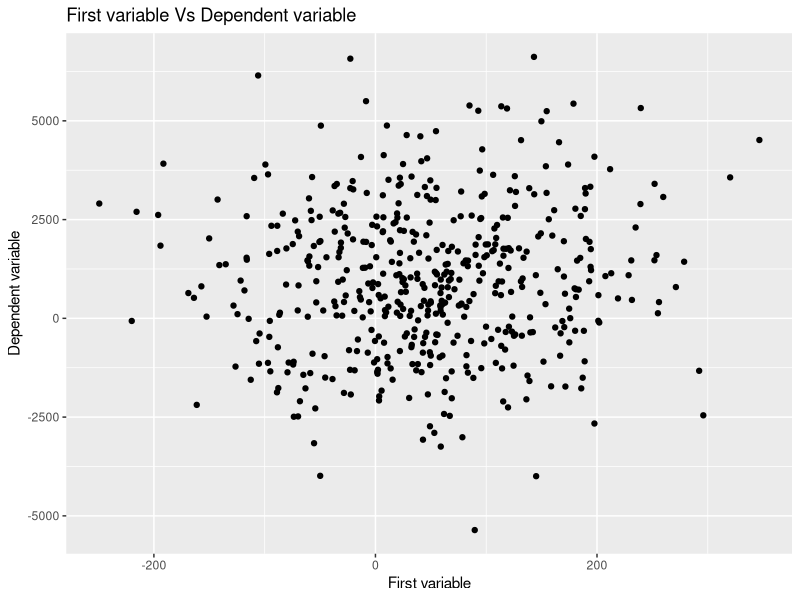
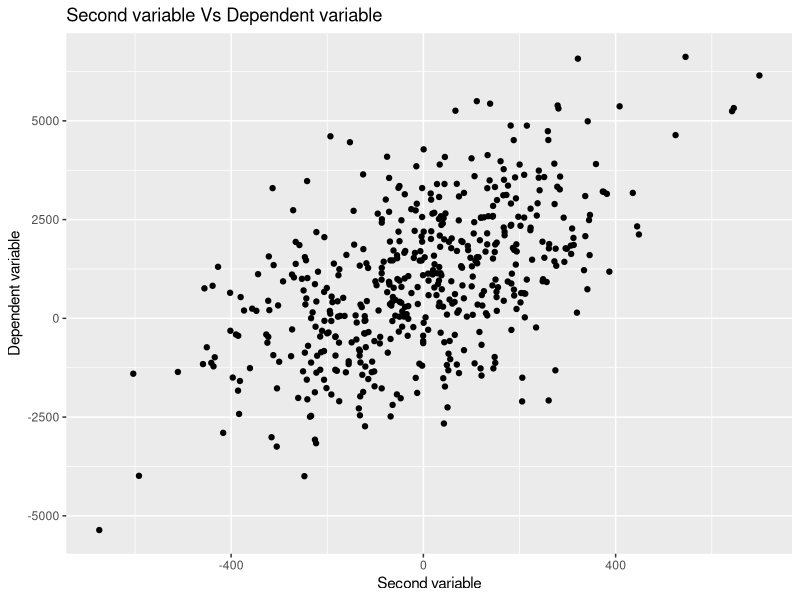
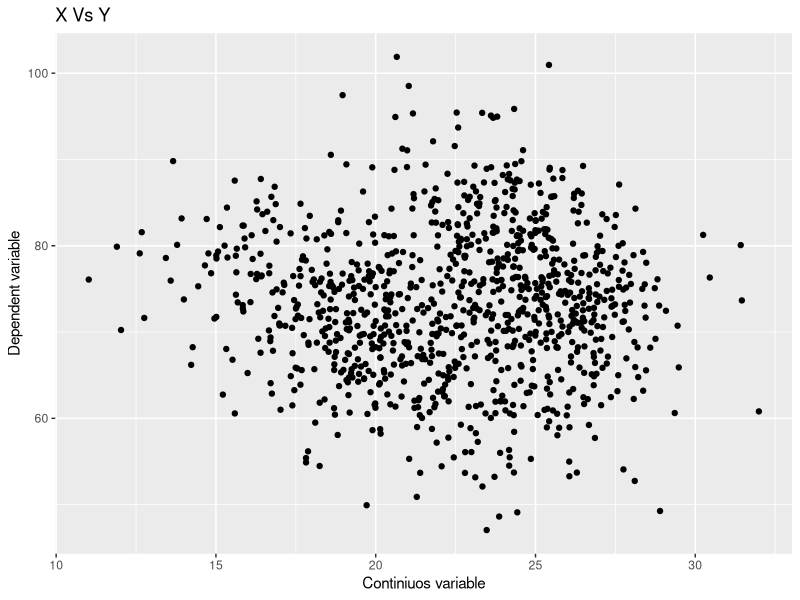
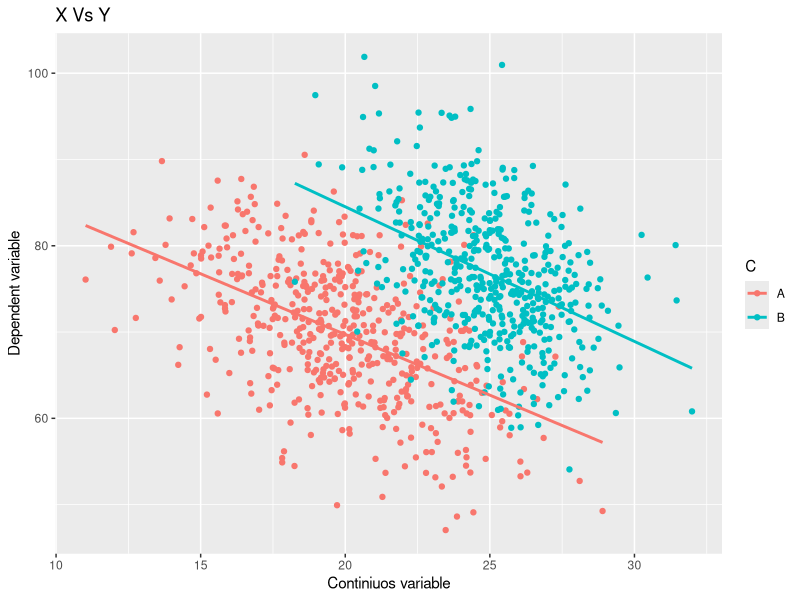
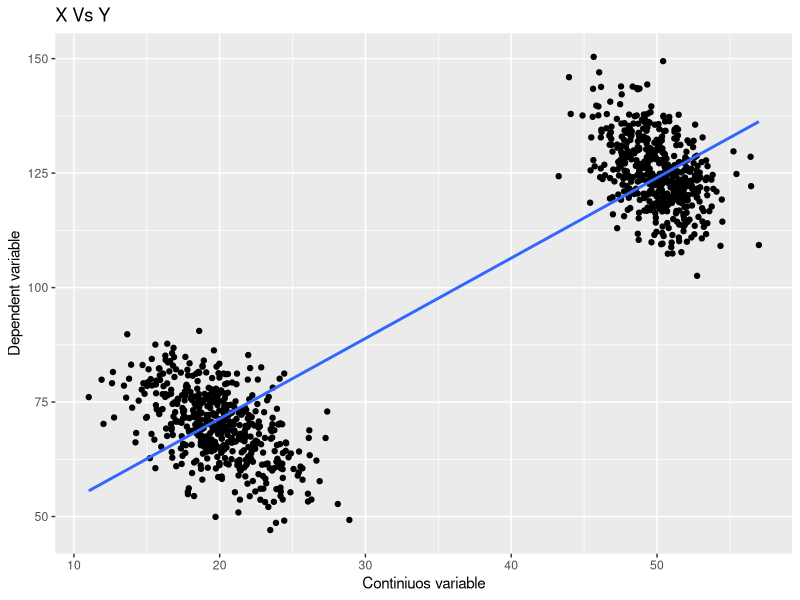
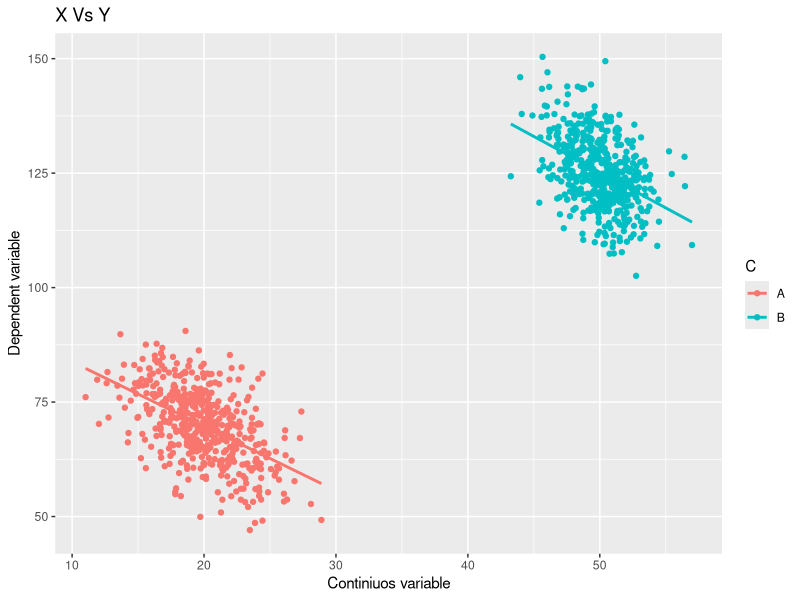

These figures' R source, in order:
#In this worksheet, we will create and examine an example on how the effecs of different feaures may mask the correlation between other features and the target variable. 
library(ggplot2)

set.seed(42)
#################
### EXAMPLE 1 ###
#################
# We will create 3 independent variable for this example
independent_variable1 <- rnorm(500, mean = 50, sd = 100)
independent_variable2 <- rnorm(500, mean = 0, sd = 200)
independent_variable3 <- rnorm(500, mean = -100, sd = 200)

# The dependent variable will be a linear combination of the previous variables, with some normally distributed error
dependent_variable <- independent_variable1*2 + independent_variable2*5 + independent_variable3*-8  + 20 + rnorm(500,0,10)

# Let's assume we only received the first feature for the analysis. Let's fit a linear model, and browse the summary:
summary(lm(dependent_variable ~ independent_variable1))

# As you can see, the model was inconclusive regarding the coefficient. 
# A quick visualization would also leave us undecided about the correlation:
qplot(independent_variable1, dependent_variable) + labs(title="First variable Vs Dependent variable", 
                                                        y="Dependent variable", 
                                                        x="First variable")

# However, this doesn't mean, there is no correlation... we generated this data with a coeff of 2! 
# The problem is, the second and third independent features has greater effect on the dependent variable. 
# Let's build a linear model with the first and second independent variable :
summary(lm(dependent_variable ~ independent_variable1 + independent_variable2))

# According to the summary, the p-value for the second variable is minimal 
# (which means that, if the null hypothesis holds (=second variable's coefficient is zero), the statistic calculated from data or any more extream case, has a low probability)
# A quick look on a visualization is also convincing
qplot(independent_variable2, dependent_variable) + labs(title="Second variable Vs Dependent variable", 
                                                        y="Dependent variable", 
                                                        x="Second variable")

# Let's include the third variable too:
summary(lm(dependent_variable ~ independent_variable1 + independent_variable2 + independent_variable3))

# Please note, that the first variable's estimate is significant, when controlling the second and third variables! 


#################
### EXAMPLE 2 ###
#################
#Let's check a similar case as the first one, but with a categorical variable. So our dataset will have a categorical and a continious feature:
set.seed(42)
x1 <- rnorm(500, mean = 20, sd = 3)
x2 <- rnorm(500, mean = 25, sd = 2)

y1 <- x1*-1.5 + 100 + rnorm(500, mean = 0, sd = 7)
y2 <- x2*-1.5 + 114 + rnorm(500, mean = 0, sd = 7)

c1 <- rep('A',500)
c2 <- rep('B',500)

Simpsons_paradox_example <- data.frame(X=append(x1,x2), Y=append(y1,y2), C=append(c1,c2))

# Please note, that the coefficient for X, should be -1.5 for both categories! Now if we run a linear model, using only X:
summary(lm(Y ~ X, data = Simpsons_paradox_example))

# We get an inconclusive result, yet again. 
qplot(X,Y,data=Simpsons_paradox_example) + labs(title="X Vs Y", 
                                                y="Dependent variable", 
                                                x="Continiuos variable")
# If we implement the categorical variable into the linear model, we get the desired result
summary(lm(Y ~ X + C, data = Simpsons_paradox_example))

# When we include variable C in the plot, the correlation gets more visible
qplot(X,Y,data=Simpsons_paradox_example, colour = C) + stat_smooth(method = "lm", se = FALSE) + labs(title="X Vs Y", 
                                                y="Dependent variable", 
                                                x="Continiuos variable")

#################
### EXAMPLE 3 ###
#################
#We can generate a dataset that will actually show us a significant positive correlation for X and Y. But this will change when we controll variable C
set.seed(42)
x1 <- rnorm(500, mean = 20, sd = 3)
x2 <- rnorm(500, mean = 50, sd = 2)

y1 <- x1*-1.5 + 100 + rnorm(500, mean = 0, sd = 7)
y2 <- x2*-1.5 + 200 + rnorm(500, mean = 0, sd = 7)

c1 <- rep('A',500)
c2 <- rep('B',500)

Simpsons_paradox_example <- data.frame(X=append(x1,x2), Y=append(y1,y2), C=append(c1,c2))

# Please note again, that the coefficient for X, should be -1.5 for both categories! Now if we run a linear model, using only X:
summary(lm(Y ~ X, data = Simpsons_paradox_example))

# The summary suggest a positive correlation, a quick visualization shows us why:
qplot(X,Y,data=Simpsons_paradox_example) + stat_smooth(method = "lm", se = FALSE) + labs(title="X Vs Y", 
                                                y="Dependent variable", 
                                                x="Continiuos variable")

# So controlling for C, X will shows decrease in Y
summary(lm(Y ~ X + C, data = Simpsons_paradox_example))
qplot(X,Y,data=Simpsons_paradox_example, colour = C) + stat_smooth(method = "lm", se = FALSE) + labs(title="X Vs Y", 
                                                                                                     y="Dependent variable", 
                                                                                                     x="Continiuos variable")
